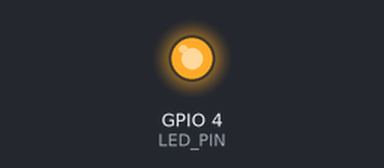
Bench run of a sketch on a simulated ESP32. Shown: output pins drawn as LEDs (lit = HIGH). WiFi joins after 1.5 s; servers stay silent unless stated; no MQTT or app messages arrive unless stated; the camera gives no picture; not simulated (calls return 0 or success): credentials.h; what the sketch prints to the serial monitor is not drawn.

Above: at 8.5 s.
At 10.5 s:
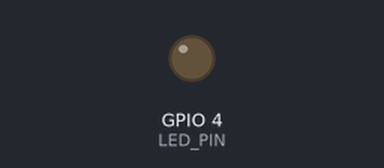
Timing chart, 0 to 12.7 s (numbered marks = the images above):
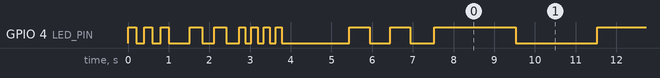

The sketch:

car_main.ino
```cpp
#include "esp_camera.h"
#include <WiFi.h>
#include "credentials.h"
#include <WebServer.h>
#include <PubSubClient.h>

// Pin definitions for ESP32-CAM
#define PWDN_GPIO_NUM     32
#define RESET_GPIO_NUM    22
#define XCLK_GPIO_NUM     0
#define SIOD_GPIO_NUM     26
#define SIOC_GPIO_NUM     27
#define Y9_GPIO_NUM       35
#define Y8_GPIO_NUM       34
#define Y7_GPIO_NUM       39
#define Y6_GPIO_NUM       36
#define Y5_GPIO_NUM       21
#define Y4_GPIO_NUM       19
#define Y3_GPIO_NUM       18
#define Y2_GPIO_NUM       5
#define VSYNC_GPIO_NUM    25
#define HREF_GPIO_NUM     23
#define PCLK_GPIO_NUM     1

// LED diagnostic pin (pin 4 for this ESP32-CAM board)
#define LED_PIN 4

// MQTT Configuration
#define MQTT_BROKER "broker.hivemq.com"
#define MQTT_PORT 1883
#define MQTT_TOPIC "ajlisy/robotlogs"
#define MQTT_CLIENT_ID "ESP32CAM_Car"

WebServer server(80);
WiFiClient espClient;
PubSubClient mqtt(espClient);

// Function to send log messages via MQTT
void sendMqttLog(const String& message) {
  if (mqtt.connected()) {
    mqtt.publish(MQTT_TOPIC, message.c_str());
    Serial.println("MQTT Log sent: " + message);
  } else {
    Serial.println("MQTT not connected, log not sent: " + message);
  }
}

// Function to connect to MQTT broker
void connectMqtt() {
  while (!mqtt.connected()) {
    Serial.println("Connecting to MQTT broker...");
    sendMqttLog("Connecting to MQTT broker...");

    if (mqtt.connect(MQTT_CLIENT_ID)) {
      Serial.println("MQTT connected");
      sendMqttLog("MQTT connected successfully");
    } else {
      Serial.print("MQTT connection failed, rc=");
      Serial.print(mqtt.state());
      Serial.println(" retrying in 5 seconds");
      sendMqttLog("MQTT connection failed, retrying in 5 seconds");
      delay(5000);
    }
  }
}

void setup() {
  // Initialize LED for diagnostics
  pinMode(LED_PIN, OUTPUT);
  digitalWrite(LED_PIN, LOW);

  // Diagnostic blink 1: Setup starting
  for(int i = 0; i < 3; i++) {
    digitalWrite(LED_PIN, HIGH);
    delay(200);
    digitalWrite(LED_PIN, LOW);
    delay(200);
  }

  Serial.begin(115200);
  Serial.setDebugOutput(true);
  Serial.println();
  Serial.println("ESP32-CAM Car Setup Starting...");
  sendMqttLog("ESP32-CAM Car Setup Starting...");

  // Configure MQTT
  mqtt.setServer(MQTT_BROKER, MQTT_PORT);

  camera_config_t config;
  config.ledc_channel = LEDC_CHANNEL_0;
  config.ledc_timer = LEDC_TIMER_0;
  config.pin_d0 = Y2_GPIO_NUM;
  config.pin_d1 = Y3_GPIO_NUM;
  config.pin_d2 = Y4_GPIO_NUM;
  config.pin_d3 = Y5_GPIO_NUM;
  config.pin_d4 = Y6_GPIO_NUM;
  config.pin_d5 = Y7_GPIO_NUM;
  config.pin_d6 = Y8_GPIO_NUM;
  config.pin_d7 = Y9_GPIO_NUM;
  config.pin_xclk = XCLK_GPIO_NUM;
  config.pin_pclk = PCLK_GPIO_NUM;
  config.pin_vsync = VSYNC_GPIO_NUM;
  config.pin_href = HREF_GPIO_NUM;
  config.pin_sscb_sda = SIOD_GPIO_NUM;
  config.pin_sscb_scl = SIOC_GPIO_NUM;
  config.pin_pwdn = PWDN_GPIO_NUM;
  config.pin_reset = RESET_GPIO_NUM;
  config.xclk_freq_hz = 20000000;
  config.frame_size = FRAMESIZE_UXGA;
  config.pixel_format = PIXFORMAT_JPEG; // for streaming
  config.grab_mode = CAMERA_GRAB_WHEN_EMPTY;
  config.fb_location = CAMERA_FB_IN_PSRAM;
  config.jpeg_quality = 12;
  config.fb_count = 1;

  // ESP32-CAM has a PS RAM (High Speed PSRAM)
  if(psramFound()){
    Serial.println("PSRAM found - using high quality settings");
    sendMqttLog("PSRAM found - using high quality settings");
    config.frame_size = FRAMESIZE_UXGA;
    config.jpeg_quality = 10;
    config.fb_count = 2;
    config.grab_mode = CAMERA_GRAB_LATEST;
  } else {
    Serial.println("No PSRAM - using limited settings");
    sendMqttLog("No PSRAM - using limited settings");
    // Limit the frame size when PSRAM is not available
    config.frame_size = FRAMESIZE_SVGA;
    config.fb_location = CAMERA_FB_IN_DRAM;
  }

  // camera init
  Serial.println("Initializing camera...");
  sendMqttLog("Initializing camera...");

  esp_err_t err = esp_camera_init(&config);
  if (err != ESP_OK) {
    String errorMsg = "Camera init failed with error 0x" + String(err, HEX);
    Serial.println(errorMsg);
    sendMqttLog(errorMsg);
    // Diagnostic blink: Camera init failed
    for(int i = 0; i < 5; i++) {
      digitalWrite(LED_PIN, HIGH);
      delay(100);
      digitalWrite(LED_PIN, LOW);
      delay(100);
    }
    return;
  }

  // Diagnostic blink 2: Camera initialized successfully
  for(int i = 0; i < 2; i++) {
    digitalWrite(LED_PIN, HIGH);
    delay(300);
    digitalWrite(LED_PIN, LOW);
    delay(300);
  }
  Serial.println("Camera initialized successfully");
  sendMqttLog("Camera initialized successfully");

  sensor_t * s = esp_camera_sensor_get();
  // initial sensors are flipped vertically and colors are a bit saturated
  if (s) {
    Serial.println("Configuring camera sensor settings...");
    sendMqttLog("Configuring camera sensor settings...");
    s->set_brightness(s, 0);     // -2 to 2
    s->set_contrast(s, 0);       // -2 to 2
    s->set_saturation(s, 0);     // -2 to 2
    s->set_special_effect(s, 0); // 0 to 6 (0 - No Effect, 1 - Negative, 2 - Grayscale, 3 - Red Tint, 4 - Green Tint, 5 - Blue Tint, 6 - Sepia)
    s->set_whitebal(s, 1);       // 0 = disable , 1 = enable
    s->set_awb_gain(s, 1);       // 0 = disable , 1 = enable
    s->set_wb_mode(s, 0);        // 0 to 4 - if awb_gain enabled (0 - Auto, 1 - Sunny, 2 - Cloudy, 3 - Office, 4 - Home)
    s->set_exposure_ctrl(s, 1);  // 0 = disable , 1 = enable
    s->set_aec2(s, 0);           // 0 = disable , 1 = enable
    s->set_gain_ctrl(s, 1);      // 0 = disable , 1 = enable
    s->set_agc_gain(s, 0);       // 0 to 30
    s->set_gainceiling(s, (gainceiling_t)0);  // 0 to 6
    s->set_bpc(s, 0);            // 0 = disable , 1 = enable
    s->set_wpc(s, 1);            // 0 = disable , 1 = enable
    s->set_raw_gma(s, 1);        // 0 = disable , 1 = enable
    s->set_lenc(s, 1);           // 0 = disable , 1 = enable
    s->set_hmirror(s, 0);        // 0 = disable , 1 = enable
    s->set_hmirror(s, 0);        // 0 = disable , 1 = enable
    s->set_dcw(s, 1);            // 0 = disable , 1 = enable
    s->set_colorbar(s, 0);       // 0 = disable , 1 = enable
  }

  // Diagnostic blink 3: Starting WiFi connection
  for(int i = 0; i < 4; i++) {
    digitalWrite(LED_PIN, HIGH);
    delay(150);
    digitalWrite(LED_PIN, LOW);
    delay(150);
  }
  Serial.println("Starting WiFi connection...");
  sendMqttLog("Starting WiFi connection...");

  WiFi.begin(ssid, password);
  WiFi.setSleep(false);

  while (WiFi.status() != WL_CONNECTED) {
    delay(500);
    Serial.print(".");
    // Send MQTT log every 10 seconds during WiFi connection
    static int wifiAttempts = 0;
    wifiAttempts++;
    if (wifiAttempts % 20 == 0) { // Every 10 seconds (20 * 500ms)
      sendMqttLog("WiFi connection attempt " + String(wifiAttempts/2) + "...");
    }
  }
  Serial.println("");
  Serial.println("WiFi connected");
  sendMqttLog("WiFi connected");

  // Diagnostic blink 4: WiFi connected successfully
  for(int i = 0; i < 2; i++) {
    digitalWrite(LED_PIN, HIGH);
    delay(500);
    digitalWrite(LED_PIN, LOW);
    delay(500);
  }
  sendMqttLog("WiFi connected successfully");

  // Connect to MQTT broker
  Serial.println("Connecting to MQTT broker...");
  connectMqtt();

  // Start web server
  server.on("/", handleRoot);
  server.on("/capture", handleCapture);
  server.begin();
  Serial.println("HTTP server started");
  sendMqttLog("HTTP server started");

  Serial.print("Camera Ready! Use 'http://");
  Serial.print(WiFi.localIP());
  Serial.println("' to connect");
  sendMqttLog("Camera Ready! Use 'http://" + WiFi.localIP().toString() + "' to connect");

  // Diagnostic blink 5: Setup complete - continuous slow blink
  Serial.println("Setup complete - LED will now blink slowly to indicate system is running");
  sendMqttLog("Setup complete - LED will now blink slowly to indicate system is running");
}

void handleRoot() {
  String html = "<html><head><title>ESP32-CAM</title></head><body>";
  html += "<h1>ESP32-CAM Camera</h1>";
  html += "<p><a href='/capture'>Take Photo</a></p>";
  html += "</body></html>";
  server.send(200, "text/html", html);
}

void handleCapture() {
  camera_fb_t * fb = esp_camera_fb_get();
  if (!fb) {
    server.send(500, "text/plain", "Camera capture failed");
    return;
  }

  server.sendHeader("Content-Disposition", "inline; filename=capture.jpg");
  server.send_P(200, "image/jpeg", (const char*)fb->buf, fb->len);
  esp_camera_fb_return(fb);
}

void loop() {
  server.handleClient();

  // Continuous slow blink to indicate system is running
  static unsigned long lastBlink = 0;
  static bool ledState = false;

  if (millis() - lastBlink >= 2000) {  // Blink every 2 seconds
    ledState = !ledState;
    digitalWrite(LED_PIN, ledState);
    lastBlink = millis();
  }

  // MQTT loop
  if (!mqtt.connected()) {
    connectMqtt();
  }
  mqtt.loop();

  // Send periodic status updates via MQTT
  static unsigned long lastStatusUpdate = 0;
  if (millis() - lastStatusUpdate >= 30000) { // Every 30 seconds
    String statusMsg = "System running - Uptime: " + String(millis()/1000) + "s, WiFi: " +
                      (WiFi.status() == WL_CONNECTED ? "Connected" : "Disconnected") +
                      ", IP: " + WiFi.localIP().toString();
    sendMqttLog(statusMsg);
    lastStatusUpdate = millis();
  }
}
```

Measured:
- by itself, GPIO 4 (LED_PIN): HIGH → LOW at 0.20 s, → HIGH 0.20 s later, → LOW 0.20 s later, → HIGH 0.20 s later, … (83 changes in this stretch)
